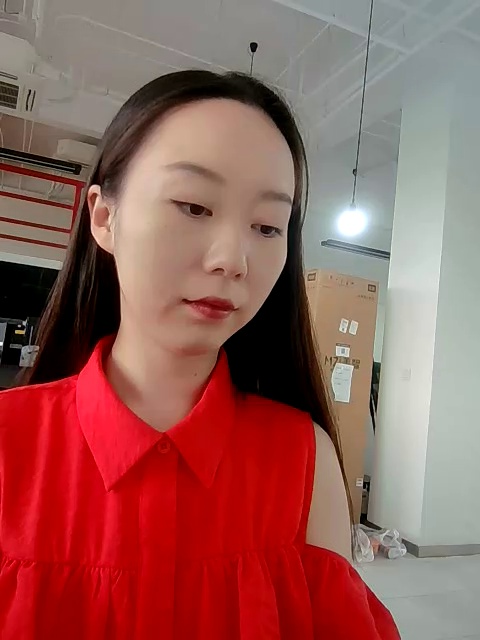
#> input picture real_face.jpg, 480 x 640 px
$ python test_probs.py   (older library calls are emulated)
#> lines starting #> are read from the running program, lines starting #| are printed output that depends on the picture
### models/anti_spoofing.py
import os
import cv2
import numpy as np

class LivenessDetector:
    def __init__(self):
        self.model_path = os.path.join(os.path.dirname(__file__), 'weights', 'MiniFASNetV2.onnx')
        self.session = None
        self.enabled = False

        try:
            import onnxruntime
            if os.path.exists(self.model_path):
                options = onnxruntime.SessionOptions()
                options.log_severity_level = 3
                self.session = onnxruntime.InferenceSession(self.model_path, options)
                self.enabled = True
                print("[INFO] Anti-Spoofing ONNX Model Loaded Successfully.")
            else:
                print(f"[WARNING] Anti-Spoofing ONNX model not found at {self.model_path}. Liveness check will be bypassed.")
        except ImportError:
            print("[WARNING] onnxruntime not installed. Liveness check bypassed.")
        except Exception as e:
            print(f"[ERROR] Failed to load Liveness model: {e}")

    # [96 lines left out: function check_liveness, not called in this run]

liveness_detector = LivenessDetector()

### test_probs.py
import cv2
import numpy as np
from models.anti_spoofing import liveness_detector

real_img = "real_face.jpg"
fake_img = "fake_print.jpg"

def test_raw_probs(img_path):
#> called with img_path = 'real_face.jpg'
    print(f"\n--- Testing raw probs for {img_path} ---")
    img = cv2.imread(img_path)
#> img is the input picture: shape (640, 480, 3); mean B, G, R 88.5, 93.9, 149.4

    face_cascade = cv2.CascadeClassifier(cv2.data.haarcascades + 'haarcascade_frontalface_default.xml')
    gray = cv2.cvtColor(img, cv2.COLOR_BGR2GRAY)
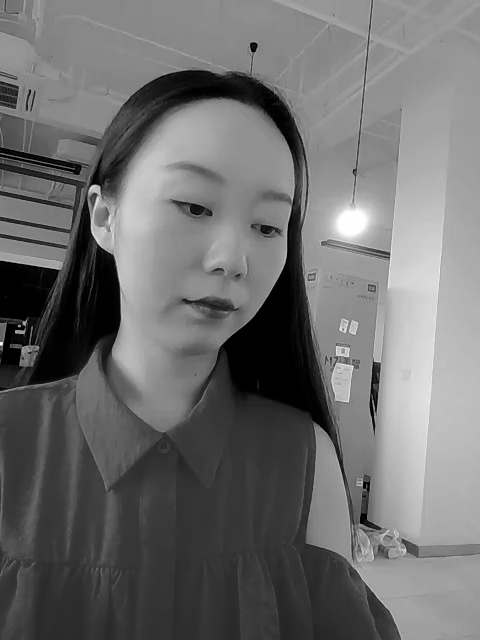
#> gray: shape (640, 480); min 0, max 255, mean 109.9
    faces = face_cascade.detectMultiScale(gray, 1.1, 4)
#> faces = [[105, 130, 224, 224]]
    x, y, w, h = faces[0]
#> x = 105; y = 130; w = 224; h = 224

    cx, cy = x + w / 2, y + h / 2
#> cx = 217; cy = 242
    scale = 2.7
    new_w, new_h = w * scale, h * scale
#> new_w = 604.8; new_h = 604.8

    x1 = max(0, int(cx - new_w / 2))
#> x1 = 0
    y1 = max(0, int(cy - new_h / 2))
#> y1 = 0
    x2 = min(img.shape[1], int(cx + new_w / 2))
#> x2 = 480
    y2 = min(img.shape[0], int(cy + new_h / 2))
#> y2 = 544
    img = img[y1:y2, x1:x2]
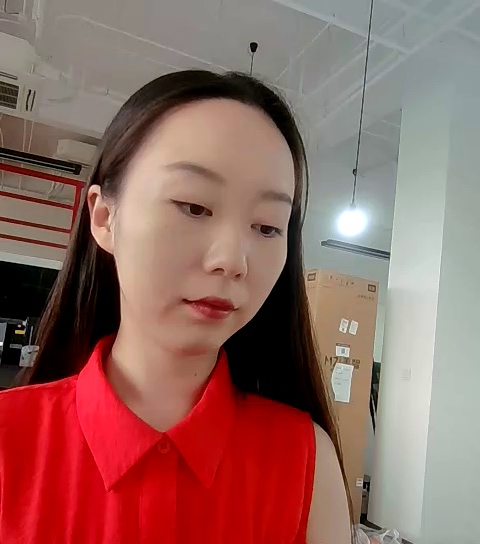
#> img: shape (544, 480, 3); mean B, G, R 97.5, 103.9, 146.6

#> (the run stopped early here; a loop or call above may not have finished)
